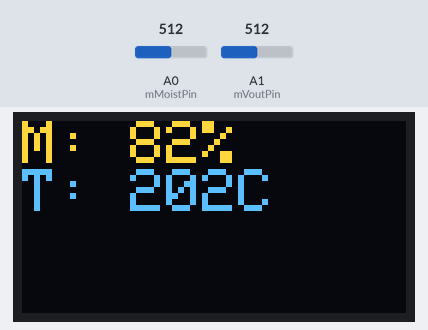
Simulated run of this sketch. Board: Arduino Uno, built with avr-gcc and run on an emulated ATmega328P. Shown: 128×64 one-colour display. Inputs (shaded band) come from the test bench; at power-on: A0 (mMoistPin) = 512, A1 (mVoutPin) = 512. The OLED is the two-colour kind (top 16 rows yellow); the display library's start-up logo is not drawn; what the sketch prints to the serial monitor is not drawn.

Above: at 17.7 s.
17.8 s: A0 (mMoistPin) set to 716
At 24.9 s:
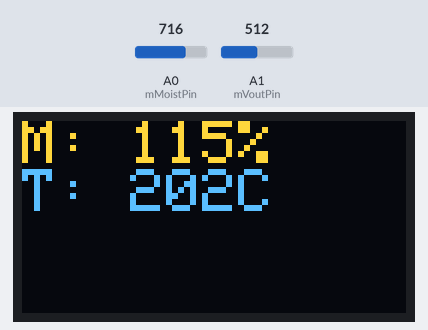
25.9 s: A1 (mVoutPin) set to 716
At 29.2 s:
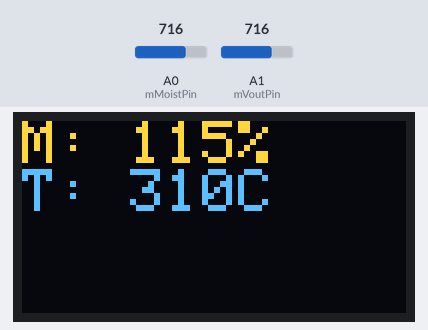
29.9 s: A0 (mMoistPin) set to 900
At 33.5 s:
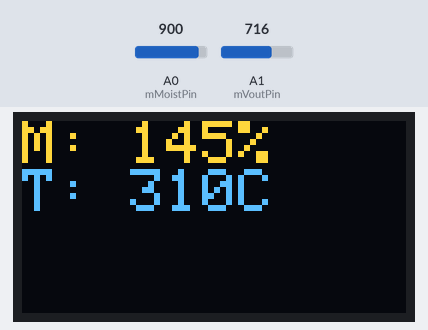
33.9 s: A1 (mVoutPin) set to 900
At 41.0 s:
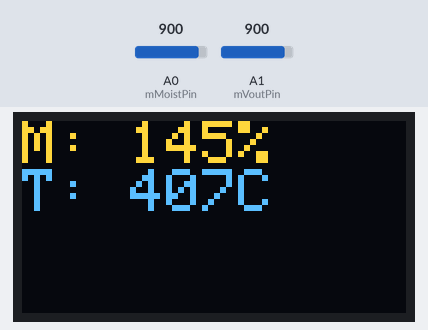
41.9 s: A0 (mMoistPin) set to 1023
At 45.3 s:
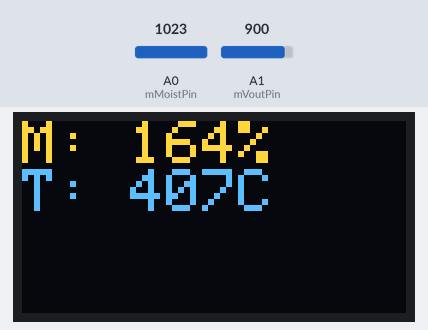
45.9 s: A1 (mVoutPin) set to 1023
At 49.6 s:
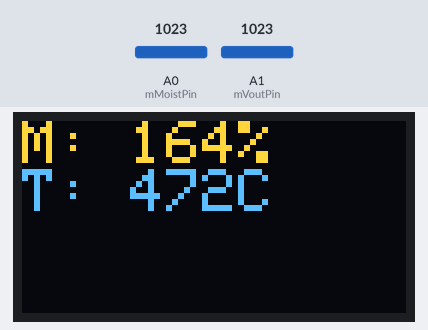
Timing chart, 0 to 50.9 s (numbered marks = the images above; inputs shaded):
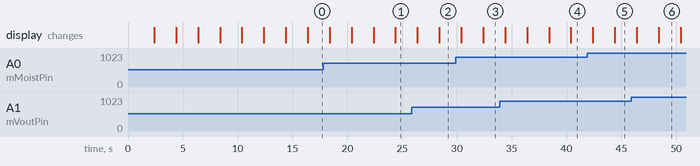

The sketch:

makeKuc-sSerial-at13.ino
```cpp
/*  OLED + Analog Sensor(LM60BIZ )
   + Analog(Moisture Sensor)
 , NTP receive sample. (Atmega328P )
 BETA ver: 0.9.1
*/
#include <SoftwareSerial.h>
#include <SPI.h>
#include <Wire.h>
#include <Adafruit_GFX.h>
#include <Adafruit_SSD1306.h>
#include <Time.h>
#include <TimeLib.h>

//define
#define TIME_MSG_LEN  11   // time sync to PC is HEADER followed by Unix time_t as ten ASCII digits
#define TIME_HEADER  'T'   // Header tag for serial time sync message
#define TIME_REQUEST  7    // ASCII bell character requests a time sync message
// T1262347200  //noon Jan 1 2010

SoftwareSerial mySerial(5, 6); /* RX:D5, TX:D6 */
const int mMoistPin = 0;
const int mVoutPin = 1;
uint32_t mTimerTmp;
uint32_t mTimerTime;
uint32_t mReceive_Start=0;
int mTemp=0;
int mMoist=0;
String mTimeStr = "";
int mDispMode=0;
int mDispModeTime   =1;
int mDispModeAnalog =2;
//
#define OLED_RESET 4
Adafruit_SSD1306 display(OLED_RESET);

#define NUMFLAKES 10
#define XPOS 0
#define YPOS 1
#define DELTAY 2

#define LOGO16_GLCD_HEIGHT 16
#define LOGO16_GLCD_WIDTH  16
static const unsigned char PROGMEM logo16_glcd_bmp[] =
{ B00000000, B11000000,
  B00000001, B11000000,
  B00000001, B11000000,
  B00000011, B11100000,
  B11110011, B11100000,
  B11111110, B11111000,
  B01111110, B11111111,
  B00110011, B10011111,
  B00011111, B11111100,
  B00001101, B01110000,
  B00011011, B10100000,
  B00111111, B11100000,
  B00111111, B11110000,
  B01111100, B11110000,
  B01110000, B01110000,
  B00000000, B00110000 };

//
void setup() {
  mDispMode= mDispModeTime;
  Serial.begin( 9600 );
  mySerial.begin( 9600 );
  Serial.println("#Start-setup-SS");
  pinMode(mMoistPin, INPUT);
  pinMode(mVoutPin, INPUT);
  //
  display.begin(SSD1306_SWITCHCAPVCC, 0x3C);  // initialize with the I2C addr 0x3D (for the 128x64)
  display.display();
  delay(2000);
  display.clearDisplay();
}
//
long convert_Map(long x, long in_min, long in_max, long out_min, long out_max) {
  return (x - in_min) * (out_max - out_min) / (in_max - in_min) + out_min;
}
//
// reading Moisture
int getMoisture(){
  int iRet=0;
  float fSen  = 0;
  unsigned long reading  = 0;
  int iDiv=3;
  for (int i=0; i<iDiv ; i++) {
    int  iTmp = analogRead(mMoistPin);
//Serial.print("get.iTmp=");
//Serial.println(iTmp);
    reading  += iTmp;
    delay(50);
  }
  int SValue= reading / iDiv;
  int voltage=convert_Map(SValue, 0, 1000, 0,3300);  // V
//Serial.print("SValue=");
//Serial.print(SValue);
//Serial.print(" , voltage=");
//Serial.println(voltage);
  int iMaxVoltage= 2048;
  //float fMoi =(voltage * 100) / iMaxVoltage;
  float fMoi = (float)voltage / (float)iMaxVoltage;
//Serial.print( "f.fMoi= " );
//Serial.println( fMoi );
  fMoi= fMoi * 100 ;
  int iMoi= (int)fMoi;
//Serial.print( "Moisture Value= " );
//Serial.println( iMoi );
  iRet= iMoi;
  return iRet;
}

// reading LM60BIZ
int getTempNum(){
  int iRet=0;
  float fSen  = 0;
  unsigned long reading  = 0;
  int iDiv =3;
  //for (int i=0; i<10; i++) {
  for (int i=0; i< iDiv; i++) {
    int  iTmp = analogRead(mVoutPin);
//Serial.print("get.iTmp=");
//Serial.println(iTmp);
    reading  += iTmp;
    delay(50);
  }
  int SValue= reading / iDiv;
  int voltage=convert_Map(SValue, 0, 1000, 0,3300);  // V
//Serial.print("SValue=");
//Serial.print(SValue);
//Serial.print(" , voltage=");
//Serial.println(voltage);
  int iTemp = (voltage - 424) / 6.25; //電圧値を温度に変換, offset=425
  iRet= iTemp;

  return iRet;
}
//
void display_OLED(String sTime  ){
  //String sBuff ="Temp:"+ sTemp+ "C";
  String sBuff ="T: "+ String(mTemp) + "C";
  String sMoi ="M: " + String(mMoist) + "%";
  display.setTextSize(2);
  display.setCursor(0,0);
  display.setTextColor(WHITE);
  if(mDispMode==mDispModeTime){
      display.println( sTime );
      display.println("");
      mDispMode= mDispModeAnalog;
  }else{
      display.println(sMoi);
      display.println(sBuff);
      mDispMode = mDispModeTime;
  }
  display.display();
  delay(100);
  display.clearDisplay();
}
//
boolean Is_validHead(String sHd){
  boolean ret=false;
  if(sHd=="d1"){
    ret= true;
  }else if(sHd=="d2"){
    ret= true;
  }
  return ret;
}
String  digitalClockDisplay(){
  String sRet="";
  // digital clock display of the time
  char cD1[8+1];
  time_t t = now();
  const char* fmtSerial = "%02d:%02d:%02d";
  sprintf(cD1, fmtSerial, hour(t), minute(t), second(t));
//Serial.println(cD1);
  sRet=String(cD1);
  return sRet;
}
//
void conv_timeSync(String src){
  //String sRet="";
  unsigned long pctime;
  const unsigned long DEFAULT_TIME = 1357041600; // Jan 1 2013
   pctime = src.toInt();
   if( pctime >= DEFAULT_TIME) { // check the integer is a valid time (greater than Jan 1 2013)
     setTime(pctime); // Sync Arduino clock to the time received on the serial port
   }
   //return sRet;
}
String mBuff="";
//
void proc_uart(){
    while( mySerial.available() ){
      char c= mySerial.read();
      mBuff.concat(c );
      if(  mBuff.length() >= 13 ){
        String sHead= mBuff.substring(0,2);
        boolean bChkHd= Is_validHead( sHead );
        if(bChkHd== true){
// Serial.println( "Hd="+ sHead );
Serial.println( "mBuff="+ mBuff );
          String sTmp= mBuff.substring(3,13);
          conv_timeSync(sTmp);
           //send
           char cD1[10+1];
           char cD2[10+1];
           sprintf(cD1 , "d1%08d", mTemp);
           sprintf(cD2 , "d2%08d", mMoist );
           mySerial.print( cD1 );
           delay(100 );
           mySerial.print( cD2 );
           mReceive_Start=millis();
//Serial.print("cD1=");
//Serial.println(cD1  );
// Serial.println("cD2=" + String(cD2 ));
        }
        mBuff="";
      }else{
          if(mReceive_Start > millis()+ 10000 ){
            mBuff="";
          }
      }
    } //end_while
}

//
void loop() {
    proc_uart();
    if (millis() > mTimerTmp) {
       mTimerTmp = millis()+ 5000;
       mTemp = getTempNum();
       mMoist =getMoisture();
Serial.println("mTemp="  +String(mTemp ));
Serial.println("mMoist="  +String(mMoist ));
    }
    if (millis() > mTimerTime) {
       mTimerTime = millis()+ 2000;
       mTimeStr= digitalClockDisplay();
       display_OLED(mTimeStr  );
    }

}
```

Measured:
- after the input at 25.9 s, the display: first differs from a run without the input after 2.5 s (image 2)
- after the input at 29.9 s, the display: first differs from a run without the input after 2.5 s (image 3)
- after the input at 41.9 s, the display: first differs from a run without the input after 2.5 s (image 5)
